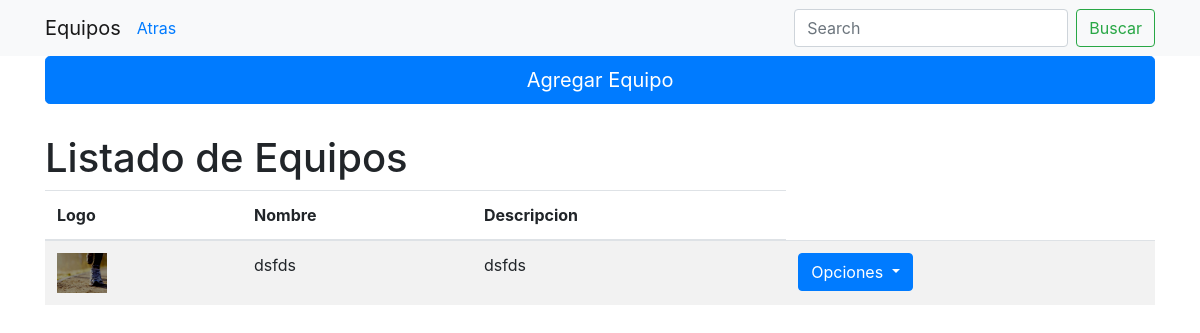
The page /basket/list_team (signed in) on the database as committed earlier.
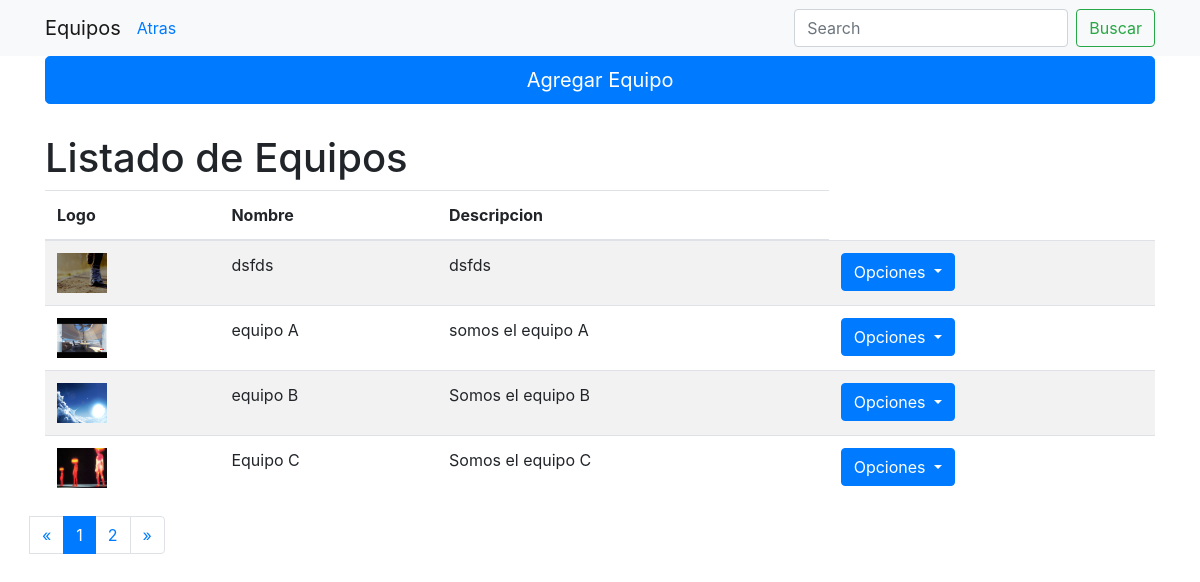
The same page on the database as committed later.
### basket/models.py (models this page shows, shortened)
class Team(models.Model):
    name = models.CharField(max_length=120)
    description = models.TextField()
    logo = models.ImageField(upload_to='logos')

### basket/views.py (the view)
# urls.py: path('list_team', views.listarEquipo, name="listTeam"),
@login_required(login_url = '../aut/login')
def listarEquipo(request):
    data = {}
    data=Team.objects.all()
    page=request.GET.get('page',1)
    paginator=Paginator(data,4)
    try:
        lista_objetos=paginator.page(page)
    except PageNotAnInteger:
        lista_objetos=paginator.page(1)
    except EmptyPage:
        lista_objetos=paginator.page(paginator.num_pages)
    template_name='equipo/listarEquipo.html'
    return render(request, template_name,{'lista_objetos':lista_objetos})

### basket/templates/equipo/listarEquipo.html (shortened to what this page needs)
{% extends 'Bases/listar.html' %}
{% block agregar %}
  <a href="{% url 'addTeam' %}" class="btn btn-lg btn-primary btn-block" role="button">Agregar Equipo</a>
{% endblock %}
{% block titulo %}
  <a class="navbar-brand" href="#">Equipos</a>
  <a href="{% url 'OpcionesAdmin' %}">Atras</a>
{% endblock %}
{% block nombreLista %}
  <h1 style="margin-top:30px;">Listado de Equipos</h1>
{% endblock %}
{% block lista %}
  <thead>
    <tr>
      <th scope="col">Logo</th>
      <th scope="col">Nombre</th>
      <th scope="col">Descripcion</th>
    </tr>
  </thead>
  <tbody>
    {% for Objeto in lista_objetos %}
    <tr>
      <td><img src="{{Objeto.logo.url}}" alt="foto" width="50px" height="40px"></td>
      <td>{{Objeto.name}}</td>
      <td>{{Objeto.description}}</td>
      <td>
        <div class="dropdown">
          <button class="btn btn-primary dropdown-toggle" type="button" id="dropdownMenu2" data-toggle="dropdown" aria-haspopup="true" aria-expanded="false">
            Opciones
          </button>
        </div>
      </td>
    </tr>
    {% endfor %}
  </tbody>
{% endblock %}
{% block paginacion %}
{% if lista_objetos.has_other_pages %}
  <ul class="pagination">
    {% if lista_objetos.has_previous %}
      <li class="page-item"><a class="page-link" href="?page={{ lista_objetos.previous_page_number }}">&laquo;</a></li>
    {% else %}
    <li class="disabled"><span class="page-link">&laquo;</span></li>
    {% endif %}
    {% for i in lista_objetos.paginator.page_range %}
      {% if lista_objetos.number == i %}
        <li class="page-item active"><span class="page-link">{{ i }}<span class="sr-only">(current)</span></span></li>
      {% else %}
        <li class="page-item"><a class="page-link" href="?page={{ i }}">{{ i }}</a></li>
      {% endif %}
    {% endfor %}
    {% if lista_objetos.has_next %}
      <li class="page-item"><a class="page-link" href="?page={{ lista_objetos.next_page_number }}">&raquo;</a></li>
    {% else %}
      <li class="disabled"><span class="page-link">&raquo;</span></li>
    {% endif %}
    </ul>
{% endif %}
{% endblock %}

Rows that differ between the two databases and show on the page:
added Team: logo (picture), name "equipo A", description "somos el equipo A"
added Team: logo (picture), name "equipo B", description "Somos el equipo B"
added Team: logo (placeholder picture), name "Equipo C", description "Somos el equipo C"
Other text that changed with them:
new list line: "1"
new list line: "2"
